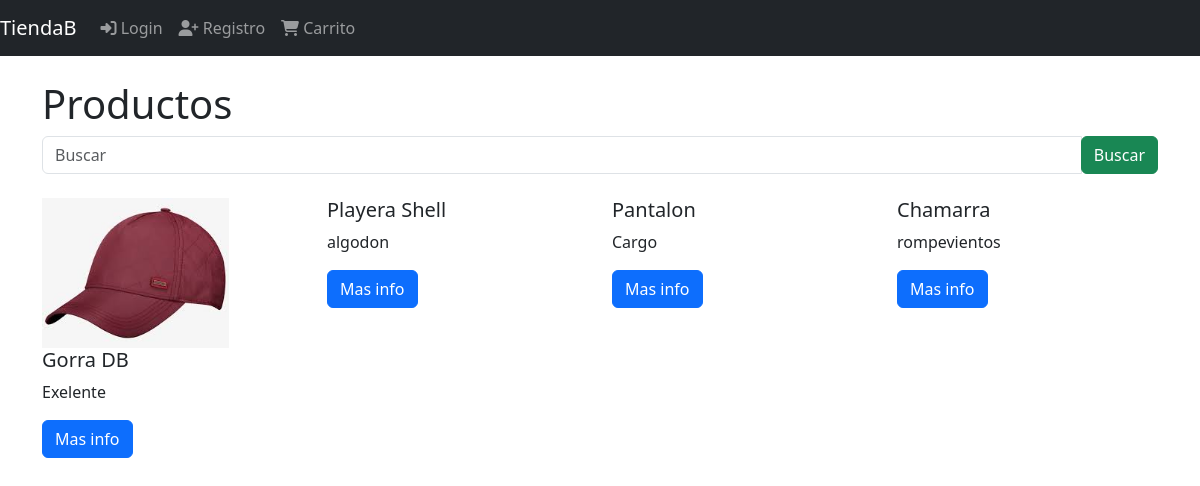
The page / on the database its author committed.
### products/models.py (models this page shows, shortened)
class Product(models.Model):
    title = models.CharField(max_length=40)
    description = models.TextField()
    price = models.DecimalField(max_digits=8, decimal_places=2, default=0.0)
    image = models.ImageField(upload_to='products/', null=False, blank=False)
    create_at = models.DateField(auto_now_add=True)
    slug = models.SlugField(max_length=200, null=False,
                            blank=False, unique=True)

### products/views.py (the view)
# urls.py: path('', ProductListView.as_view(), name='Index'),
class ProductListView(ListView):
    template_name = 'Index.html'
    queryset = Product.objects.all()
    def get_context_data(self, **kwargs):
        context = super().get_context_data(**kwargs)
        context['mensaje'] = 'Productos'
        return context

### templates/index.html
{% extends "base.html" %}
{% load static %}
{% block content %}
<div class="col">
    <h1>{{mensaje}}</h1>
    {% include 'products/snippets/search.html' %}
    <div class="row">
        {% include 'products/snippets/listProducts.html' %}
    </div>
</div>
{% endblock %}

### templates/products/snippets/listProducts.html
{%for i in product_list%}
<div class="col-3 mt-4">
    {% include 'products/snippets/product.html' %}
</div>
{%endfor%}

### templates/products/snippets/product.html
<div class="card- h-100">
    {% if i.image %}
    <img src="{{i.image.url}}" alt="Gorra" height="150">
    {%endif%}
    <div class="card-body">
        <h5 class="card-text">{{i.title}}</h5>
        <p class="card-text">{{i.description}}</p>
        <a href="{% url 'product' i.slug %}" class="btn btn-primary">Mas info</a>
    </div>
</div>

### rows shown on the page
Product: image (picture), title "Gorra DB", description "Exelente"
Product: title "Playera Shell", description "algodon"
Product: title "Pantalon", description "Cargo"
Product: title "Chamarra", description "rompevientos"

### other values the page prints
{{ mensaje }} "Productos"
